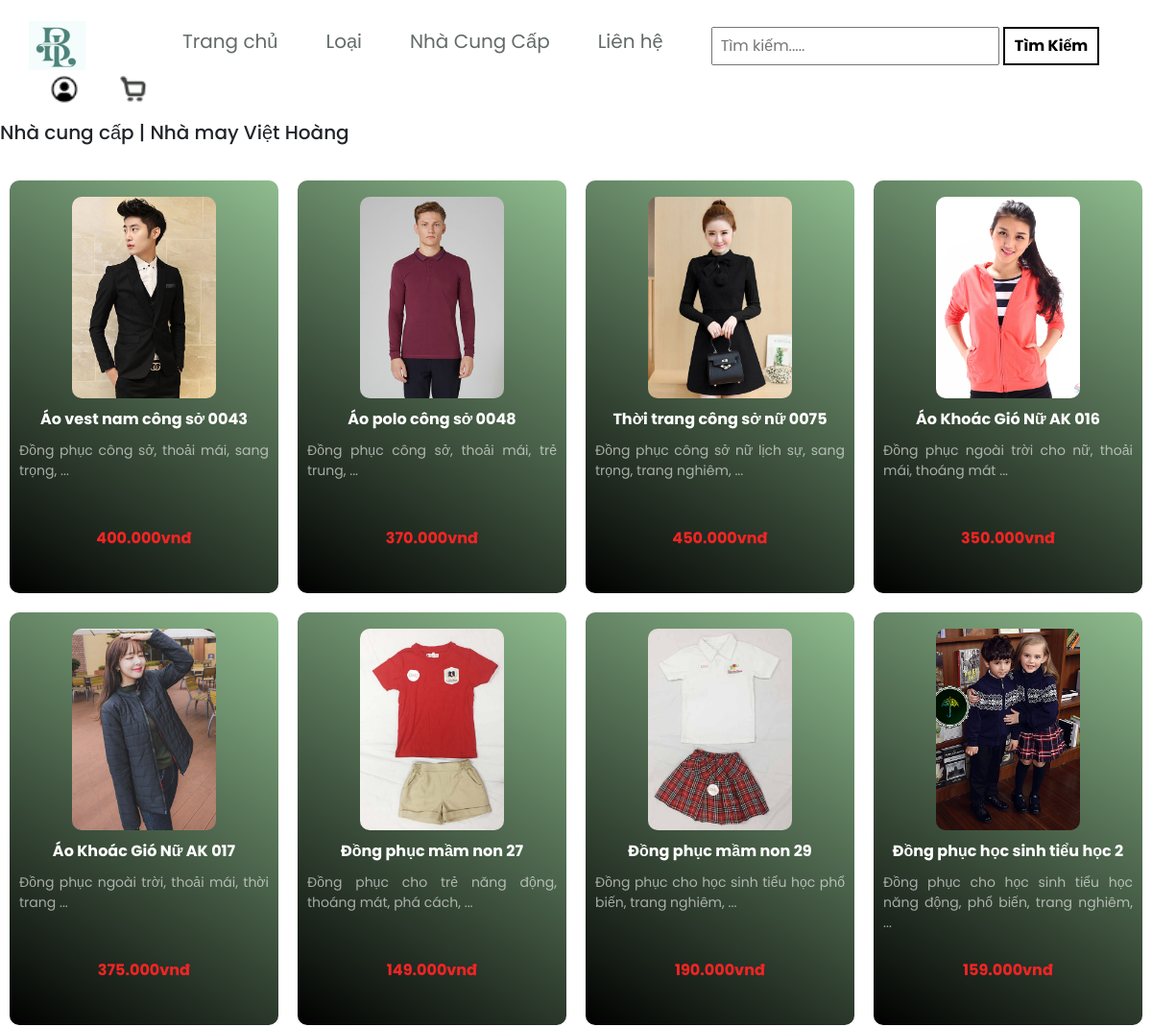
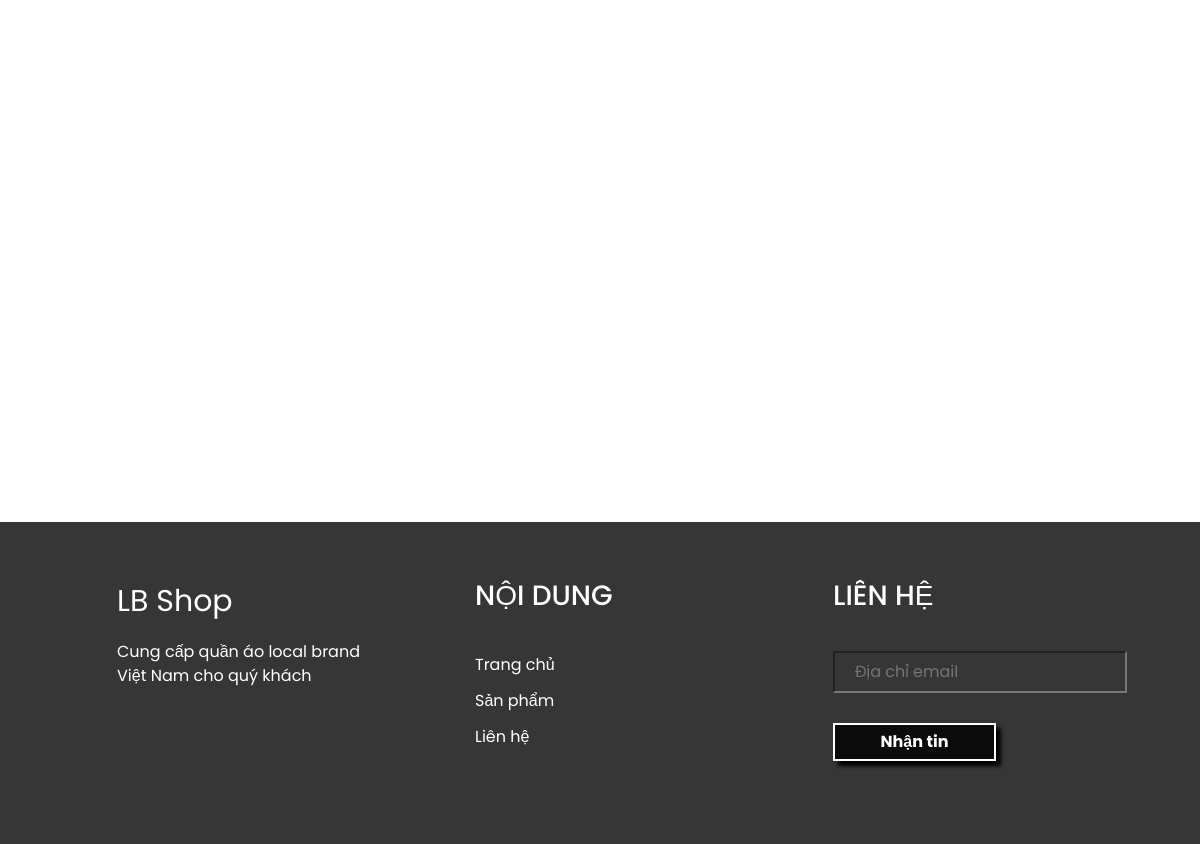
Screenshot of /index.php?quanly=nhacungcaplist&id=2 with the database file from the repository (2 pictures, top to bottom).
### tables this page shows
CREATE TABLE `tbl_nhacungcap` (
  `id_nhacungcap` int(11) NOT NULL,
  `tennhacungcap` varchar(50) NOT NULL,
  `diachi` varchar(100) NOT NULL,
  `sodienthoai` varchar(15) NOT NULL
);

CREATE TABLE `tbl_sanpham` (
  `id_sanpham` int(11) NOT NULL,
  `tensanpham` varchar(100) NOT NULL,
  `masanpham` varchar(100) NOT NULL,
  `giasanpham` float NOT NULL,
  `soluong` int(11) NOT NULL,
  `hinhanh` varchar(100) NOT NULL,
  `tomtat` tinytext NOT NULL,
  `noidung` text NOT NULL,
  `id_loaisanpham` int(11) NOT NULL,
  `id_nhacungcap` int(11) NOT NULL,
  `trangthai` int(11) NOT NULL
);

### pages/main/nhacungcap.php (the view, shortened to what this page needs)
<link rel="stylesheet" href="https://cdnjs.cloudflare.com/ajax/libs/twitter-bootstrap/4.1.3/css/bootstrap.min.css">
<link rel="stylesheet" href="https://cdnjs.cloudflare.com/ajax/libs/ionicons/2.0.1/css/ionicons.min.css">
<link rel="stylesheet" href="../css/style.css">
<?php
$sql_show = "SELECT * FROM tbl_sanpham WHERE tbl_sanpham.id_nhacungcap='$_GET[id]' ORDER BY id_sanpham DESC";
$query_show = mysqli_query($connect, $sql_show);
$sql_cate = "SELECT * FROM tbl_nhacungcap WHERE id_nhacungcap='$_GET[id]' LIMIT 1";
$query_cate = mysqli_query($connect, $sql_cate);
$row_title = mysqli_fetch_array($query_cate);
?>
<h5> Nhà cung cấp |
    <?php
    if (isset($row_title['tennhacungcap'])) {
        echo $row_title['tennhacungcap'];
    } else {
        echo "lỗi không lấy được data";
    }
    ?>
</h5>
<div id="wp-products">
	<ul id="list-products">
		<?php
		while ($row = mysqli_fetch_array($query_show)) {
		?>
			<div style="width: 280px; height: 430px;" class="item">
				<a style="text-decoration: none;" href="index.php?quanly=sanpham&id=<?= $row['id_sanpham'] ?>">
					<img style="border-radius: 10px;" src="admincp/modules/quanlysanpham/uploads/<?= $row['hinhanh'] ?>">
					<div style="text-align: center;" class="name"><?= $row['tensanpham'] ?></div>
					<div style="color: rgba(256, 256, 256, 0.6); text-align: justify; padding: 10px; font-size: 14px; height: 90px;" class="desc"><?= $row['tomtat'] ?></div>
					<div class="price"><?= number_format($row['giasanpham'], 0, ',', '.') . 'vnđ'  ?></div>
				</a>
			</div>
		<?php
		}
		?>
	</ul>
</div>

### css/style.css (style rules this page uses)
* { padding:0; margin:0; box-sizing: border-box; font-family:'Poppins', sans-serif; cursor: pointer; list-style: none; }
#wp-products { padding-top:30px; padding-bottom: 30px; width: 100%; }
#list-products { display: flex; list-style: none; justify-content: space-around; align-items: center; flex-wrap: wrap; }
#list-products .item { width: 290px; height: 374px; background: linear-gradient(212.38deg, darkseagreen 0%, black 100%); border-radius: 10px; margin-bottom: 20px; }
#list-products .item img { display: block; margin:0px auto; margin-top:17px; max-width: 150px; }
#list-products .item .name { text-align: center; color:#fff; font-weight: bold; margin-top:10px; }
#list-products .item .desc { text-align: center; color:#626a67; }
#list-products .item .price { text-align: center; color:#f42424; font-weight: bold; margin-top:10px; justify-content: center; }
#footer .box .quick-menu ,.item a { color:#fff; text-decoration: none; }

### css/style_ads.css (style rules this page uses)
* { box-sizing: border-box; }
body { font-family:'Poppins', sans-serif; }
img { vertical-align: middle; width: 100%; }

### rows the page displays
tbl_nhacungcap: tennhacungcap "Nhà may Việt Hoàng"
tbl_sanpham: hinhanh (picture), tensanpham "Áo vest nam công sở 0043", tomtat "Đồng phục công sở, thoải mái, sang trọng, ...", giasanpham "400.000"
tbl_sanpham: hinhanh (picture), tensanpham "Áo polo công sở 0048", tomtat "Đồng phục công sở, thoải mái, trẻ trung, ...", giasanpham "370.000"
tbl_sanpham: hinhanh (picture), tensanpham "Thời trang công sở nữ 0075", tomtat "Đồng phục công sở nữ lịch sự, sang trọng, trang nghiêm, ...", giasanpham "450.000"
tbl_sanpham: hinhanh (picture), tensanpham "Áo Khoác Gió Nữ AK 016", tomtat "Đồng phục ngoài trời cho nữ, thoải mái, thoáng mát ...", giasanpham "350.000"
tbl_sanpham: hinhanh (picture), tensanpham "Áo Khoác Gió Nữ AK 017", tomtat "Đồng phục ngoài trời, thoải mái, thời trang ...", giasanpham "375.000"
tbl_sanpham: hinhanh (picture), tensanpham "Đồng phục mầm non 27", tomtat "Đồng phục cho trẻ năng động, thoáng mát, phá cách, ...", giasanpham "149.000"
tbl_sanpham: hinhanh (picture), tensanpham "Đồng phục mầm non 29", tomtat "Đồng phục cho học sinh tiểu học phổ biến, trang nghiêm, ...", giasanpham "190.000"
tbl_sanpham: hinhanh (picture), tensanpham "Đồng phục học sinh tiểu học 2", tomtat "Đồng phục cho học sinh tiểu học năng động, phổ biến, trang nghiêm, ...", giasanpham "159.000"
